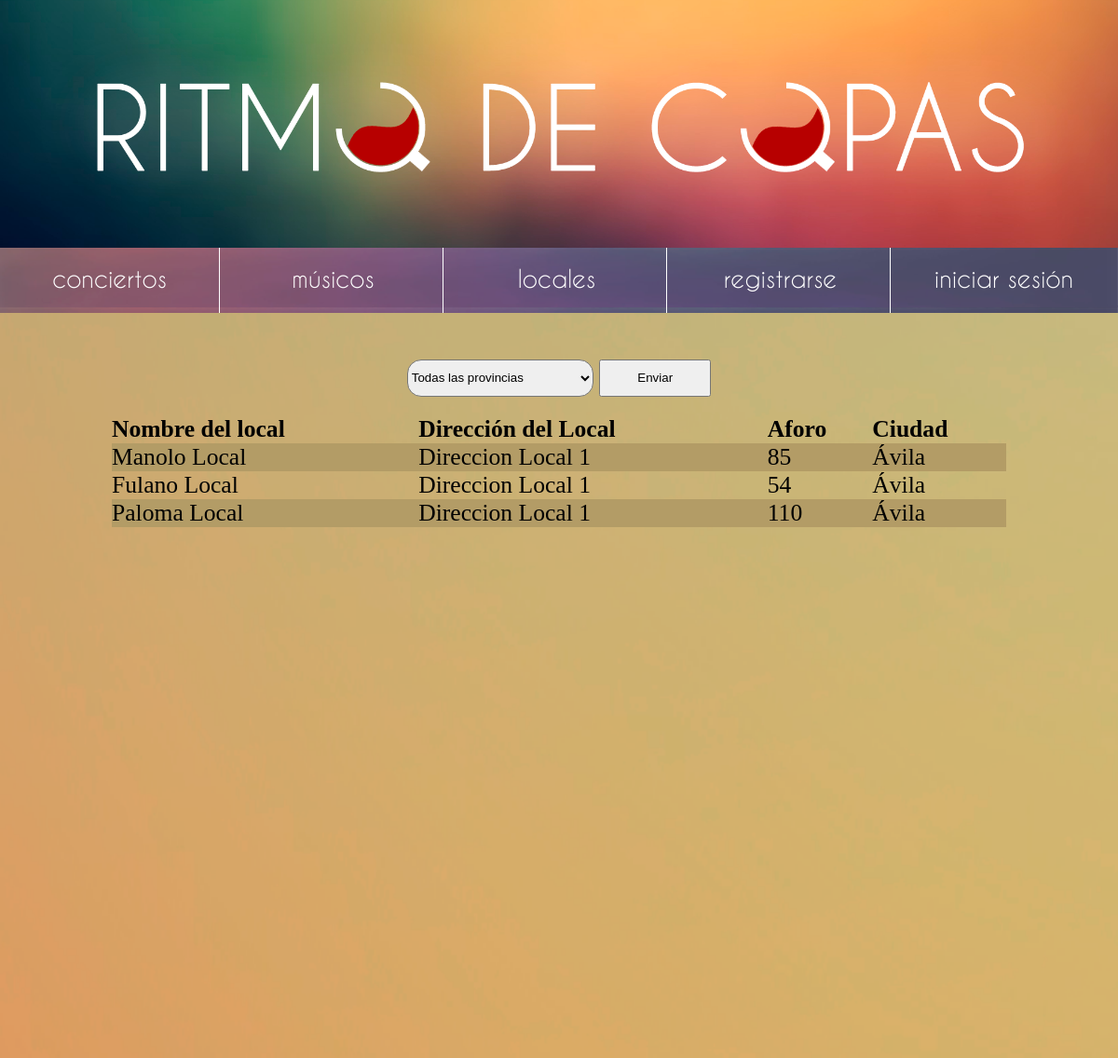
The app's page /lista_locales.php with its own data.
### tables this page shows
create table Usuario(
	cod_usu int primary key auto_increment,

	correo varchar(255),
	contrasena varchar(255),
	tipo_usu int,
	
	imagen varchar(255),
	nombre varchar(255),
	cod_ciu int,
	cod_gen int,
	fecha_nacimiento date,
	direccion varchar(255),
	telefono int,
	aforo int,
	nombre_grupo varchar(255),
	token varchar(30),
foreign key (cod_ciu) references Ciudad(cod_ciu),
foreign key (cod_gen) references Genero(cod_gen)
);

create table Ciudad(
	cod_ciu int primary key,
	nombre varchar(255)
);

### src/modelos/modelo.php (called while the page is built, shortened)
<?php
class Modelo{
	private static $DB_SERVER = "localhost";
	private static $DB_USER = "root";
	private static $DB_PASS = "";
	private static $DB_NAME = "ritmodecopas";
	public function __construct(){
		$this->_db = new mysqli(self::$DB_SERVER, self::$DB_USER, self::$DB_PASS, self::$DB_NAME);
	}
}
?>

### src/modelos/usuario/local.php (called while the page is built, shortened)
<?php
class Local extends Usuario{
	public function print_last_locales($ciudad = NULL, $buscar = NULL){
		if(isset($ciudad)){
			$query = "
			SELECT u.nombre, u.direccion, u.aforo, c.nombre as nombre_ciudad
			FROM Usuario u, Ciudad c
			WHERE c.cod_ciu = u.cod_ciu
				AND tipo_usu = 1
				AND c.cod_ciu = " . $ciudad . ";";
		}
		else{
			$query = "
			SELECT u.nombre, u.direccion, u.aforo, c.nombre as nombre_ciudad
			FROM Usuario u, Ciudad c
			WHERE c.cod_ciu = u.cod_ciu
				AND tipo_usu = 1;";
		}
		$result = $this->_db->query($query);
		while ($row = $result->fetch_assoc()) {
			$rows[] = $row;
		}
		$rows = (isset($rows)) ? $rows : array();
		return $rows;
	}
}
?>

### src/modelos/usuario.php (called while the page is built, shortened)
<?php
class Usuario extends Modelo{
	public function verCiudades(){
		$query = "SELECT cod_ciu, nombre FROM Ciudad ORDER BY nombre asc;";
		$result = $this->_db->query($query);
		while ($row = $result->fetch_assoc()) {
			$rows[] = $row;
		}
		return $rows;
	}
}
?>

### src/lista_locales.php (the view, shortened to what this page needs)
<?php
	include_once 'config/config.php';
	$local = new Local();
	if(isset($_GET['ciudad'])){
		if($_GET['ciudad'] != ""){
			$ciudad = $_GET['ciudad'];
		}
		else{
			$ciudad = NULL;
		}
	}
	else{
		$ciudad = NULL;
	}
	if(isset($_GET['query'])){
		$query = $_GET['query'];
	}
	else{
		$query = NULL;
	}
	$rows = $local->print_last_locales($ciudad, $query);
	$usuario = new Usuario();
	$ciudades = $usuario->verCiudades();
	include_once 'template/header.php';
?>
<div id="lista-locales">
	<form action="<?php $_SERVER['PHP_SELF']; ?>" method="GET">
					<select name="ciudad">
								<option value="" selected>Todas las provincias</option>
								</select>
					<input type="submit" value="Enviar">
				</form>
	<table class="alltable">
		<thead>
			<tr>
				<td>Nombre del local</td>
				<td>Dirección del Local</td>
				<td>Aforo</td>
				<td>Ciudad</td>
			</tr>
		</thead>
		<tbody>
		<?php if(count($rows) == 0){ ?>
			<tr>
				<td colspan='4'>
					Sin resultados.
				</td>
			</tr>
		<?php } else{ foreach ($rows as $row) {?>
			<tr>
			 			<td><?php echo $row['nombre']; ?></td>
			 			<td><?php echo $row['direccion']; ?></td>
			 			<td><?php echo $row['aforo']; ?></td>
			 			<td><?php echo $row['nombre_ciudad']; ?></td>
			 		</tr>
		<?php }} ?>
	</tbody>
	</table>
</div>
<?php
	include_once 'template/footer.php';
?>

### src/css/index.css (style rules this page uses)
* { margin: 0; padding: 0; }
#in-main > * { position: relative; }
.alltable { padding-top: 20px; font-size: 100%; width: 80%; margin: 0 auto; border-spacing: 0px; }
.alltable thead tr { font-size: 100%; font-weight: bold; }
.alltable tbody tr:nth-child(2n+1) { background-color: #b39c66; }
input[type=submit] { width: 120px; height: 40px; }
#lista-musicos > form, #lista-locales > form { text-align: center; }
#lista-musicos > form > select, #lista-locales > form > select { width: 200px; height: 40px; border-radius: 15px; }

### records on screen
usuario: nombre "Manolo Local", direccion "Direccion Local 1", aforo "85", cod_ciu.nombre "Ávila"
usuario: nombre "Fulano Local", direccion "Direccion Local 1", aforo "54", cod_ciu.nombre "Ávila"
usuario: nombre "Paloma Local", direccion "Direccion Local 1", aforo "110", cod_ciu.nombre "Ávila"
